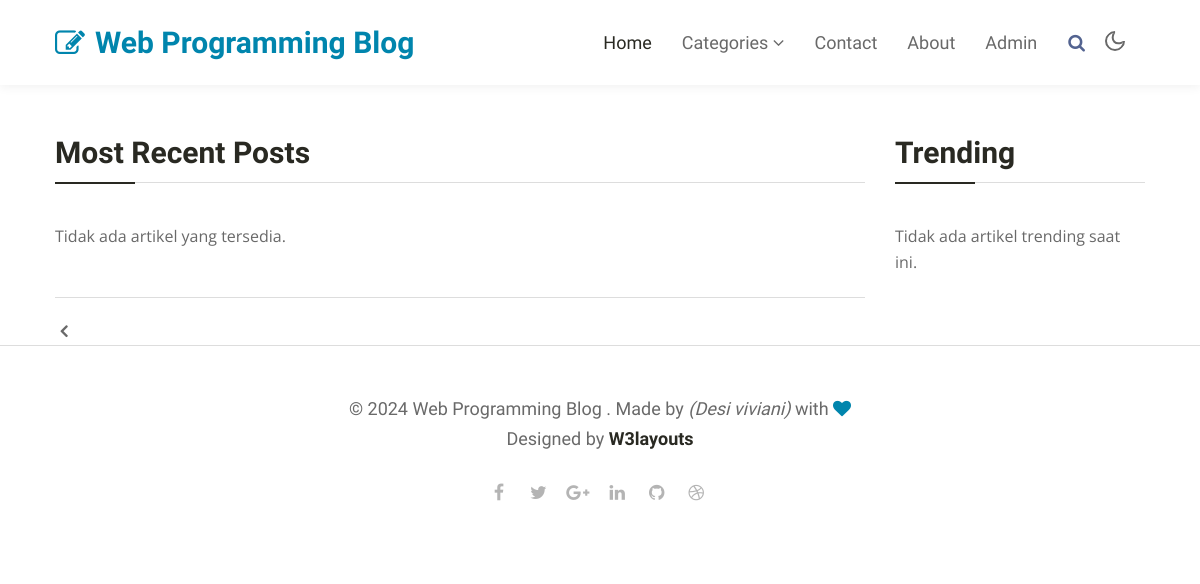
The app's page /?page=3, older data.
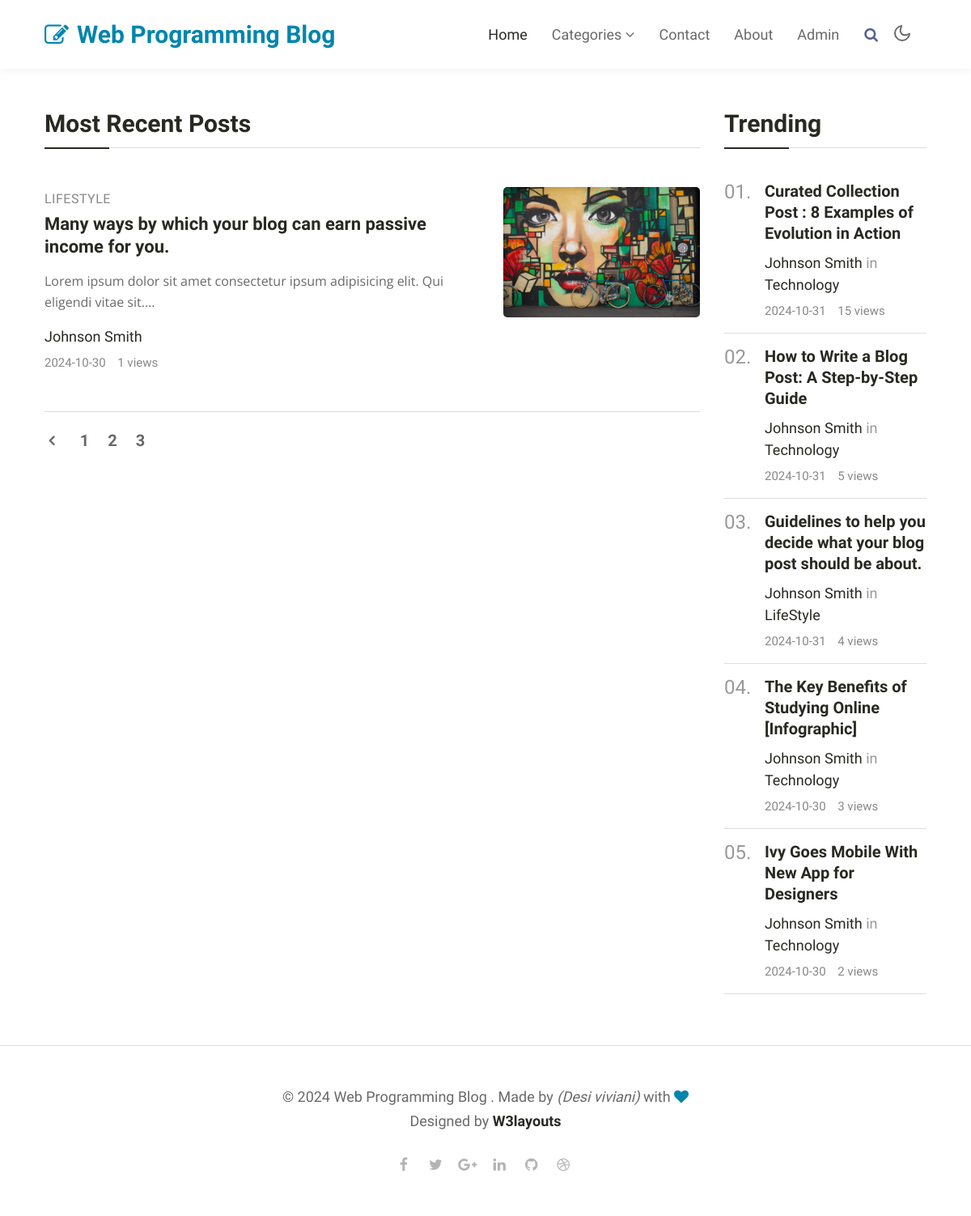
The same page, newer data.
### tables this page shows
CREATE TABLE `artikel` (
  `id` int(11) NOT NULL,
  `judul` varchar(255) NOT NULL,
  `isi` varchar(255) NOT NULL,
  `kategori` enum('Technology','LifeStyle') NOT NULL,
  `author` varchar(255) NOT NULL,
  `tanggal_publikasi` date NOT NULL,
  `images` varchar(255) NOT NULL,
  `views` int(255) NOT NULL
);

### route/trending.php (the view, shortened to what this page needs)
<?php
$host = 'localhost';
$user = 'root';
$password = '';
$dbname = 'uas5a';
$conn = new mysqli($host, $user, $password, $dbname);
$sql = "SELECT * FROM artikel ORDER BY views DESC LIMIT 5";
$result = $conn->query($sql);
?>
<div class="trending-all-categories">
    <?php if ($result->num_rows > 0): ?>
        <?php $counter = 1; ?>
        <?php while($row = $result->fetch_assoc()): ?>
            <div class="grids5-info">
                <h4><?= sprintf('%02d', $counter) ?>.</h4>
                <div class="blog-info">
                    <a href="detail.php?id=<?= $row['id'] ?>" class="blog-desc1"><?= htmlspecialchars($row['judul']) ?></a>
                    <div class="author align-items-center mt-2 mb-1">
                        <a href="#author"><?= htmlspecialchars($row['author']) ?></a> in <a href="#url"><?= htmlspecialchars($row['kategori']) ?></a>
                    </div>
                    <ul class="blog-meta">
                        <li class="meta-item blog-lesson">
                            <span class="meta-value"><?= htmlspecialchars($row['tanggal_publikasi']) ?></span>
                        </li>
                        <li class="meta-item blog-students">
                            <span class="meta-value"><?= htmlspecialchars($row['views']) ?> views</span>
                        </li>
                    </ul>
                </div>
            </div>
            <?php $counter++; ?>
        <?php endwhile; ?>
    <?php else: ?>
        <p>Tidak ada artikel trending saat ini.</p>
    <?php endif; ?>
</div>

### route/artikel.php (shortened to what this page needs)
<?php
$host = 'localhost';
$user = 'root';
$password = '';
$dbname = 'uas5a';
$conn = new mysqli($host, $user, $password, $dbname);
$articlesPerPage = 5;
$page = isset($_GET['page']) ? (int)$_GET['page'] : 1;
$offset = ($page - 1) * $articlesPerPage;
$totalArticlesSql = "SELECT COUNT(*) as total FROM artikel";
$totalArticlesResult = $conn->query($totalArticlesSql);
$totalArticlesRow = $totalArticlesResult->fetch_assoc();
$totalArticles = $totalArticlesRow['total'];
$totalPages = ceil($totalArticles / $articlesPerPage);
$sql = "SELECT * FROM artikel ORDER BY tanggal_publikasi DESC LIMIT $offset, $articlesPerPage";
$result = $conn->query($sql);
?>
<div class="list-view">
    <?php if ($result->num_rows > 0): ?>
        <?php while($row = $result->fetch_assoc()): ?>
            <div class="grids5-info img-block-mobile mt-5">
                <div class="blog-info align-self">
                    <span class="category"><?= htmlspecialchars($row['kategori']) ?></span>
                    <a href="detail.php?id=<?= $row['id'] ?>" class="blog-desc mt-0"><?= htmlspecialchars($row['judul']) ?></a>
                    <p><?= htmlspecialchars(substr($row['isi'], 0, 100)) ?>...</p>
                    <div class="author align-items-center mt-3 mb-1">
                        <a href="#author"><?= htmlspecialchars($row['author']) ?></a>
                    </div>
                    <ul class="blog-meta">
                        <li class="meta-item blog-lesson">
                            <span class="meta-value"><?= htmlspecialchars($row['tanggal_publikasi']) ?></span>
                        </li>
                        <li class="meta-item blog-students">
                            <span class="meta-value"><?= htmlspecialchars($row['views']) ?> views</span>
                        </li>
                    </ul>
                </div>
                <a href="detail.php?id=<?= $row['id'] ?>" class="d-block zoom mt-md-0 mt-3">
                    <img src="<?= htmlspecialchars($row['images']) ?>" alt="Gambar Artikel" class="img-fluid radius-image news-image">
                </a>
            </div>
        <?php endwhile; ?>
    <?php else: ?>
        <p>Tidak ada artikel yang tersedia.</p>
    <?php endif; ?>
</div>
<div class="pagination-wrapper mt-5">
    <ul class="page-pagination">
        <?php if ($page > 1): ?>
            <li><a class="next" href="?page=<?= $page - 1 ?>"><span class="fa fa-angle-left"></span></a></li>
        <?php endif; ?>
        <?php for ($i = 1; $i <= $totalPages; $i++): ?>
            <li>
                <a class="page-numbers <?= ($i == $page) ? 'current' : '' ?>" href="?page=<?= $i ?>">
                    <?= $i ?>
                </a>
            </li>
        <?php endfor; ?>
    </ul>
</div>

Row changes from the older to the newer data that the page shows:
added artikel: kategori "LIFESTYLE", judul "Many ways by which your blog can earn passive income for you.", isi "Lorem ipsum dolor sit amet consectetur ipsum adipisicing elit. Qui eligendi vitae sit.", author "Johnson Smith", tanggal_publikasi "2024-10-30", views "1", images (picture), shown under "Most Recent Posts"
added artikel: judul "Curated Collection Post : 8 Examples of Evolution in Action", author "Johnson Smith", kategori "Technology", tanggal_publikasi "2024-10-31", views "15", shown under "Trending"
added artikel: judul "How to Write a Blog Post: A Step-by-Step Guide", author "Johnson Smith", kategori "Technology", tanggal_publikasi "2024-10-31", views "5", shown under "Trending"
added artikel: judul "Guidelines to help you decide what your blog post should be about.", author "Johnson Smith", kategori "LifeStyle", tanggal_publikasi "2024-10-31", views "4", shown under "Trending"
added artikel: judul "The Key Benefits of Studying Online [Infographic]", author "Johnson Smith", kategori "Technology", tanggal_publikasi "2024-10-30", views "3", shown under "Trending"
added artikel: judul "Ivy Goes Mobile With New App for Designers", author "Johnson Smith", kategori "Technology", tanggal_publikasi "2024-10-30", views "2", shown under "Trending"
Text that changed along with them:
new list line: "1"
new list line: "2"
new list line: "3"
text no longer shown: "Tidak ada artikel yang tersedia. Tidak ada artikel trending saat ini."
